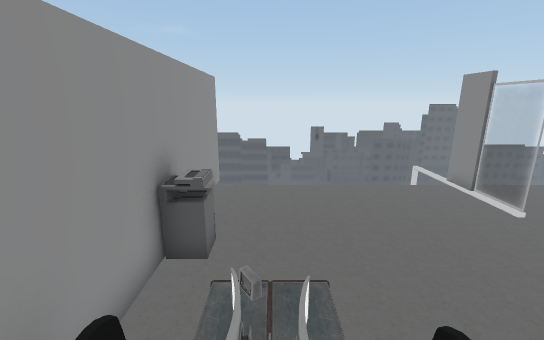
[1] (above)

12 first-person views from a walk through a 3-D level made in the Unity game engine. The camera is 1.5 m above the floor, tilts 14° down and sees 90° across. The floor is counted in squares, 0.5 m on a side. Each view is taken from the middle of a square. On the plan, view 1 faces up. The plan holds only what a view shows up to about 20 squares ahead; the rest is blank. The place goes on beyond the plan. Some surface patterns are stand-ins.

[2]
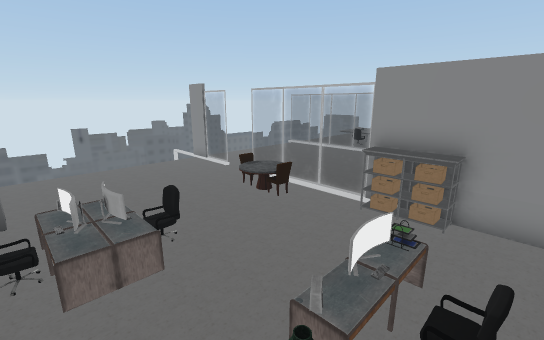

[3]
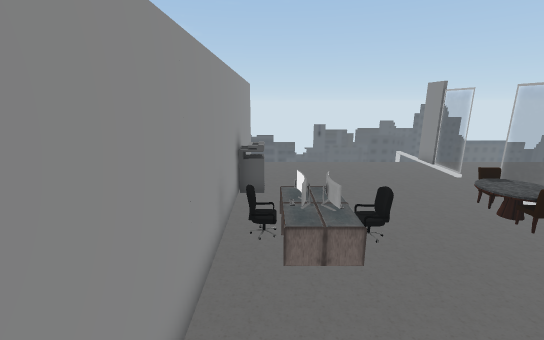

[4]
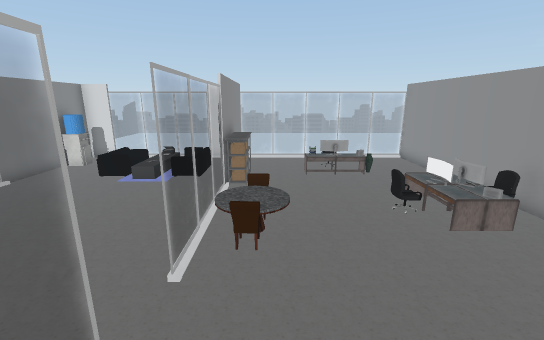

[5]
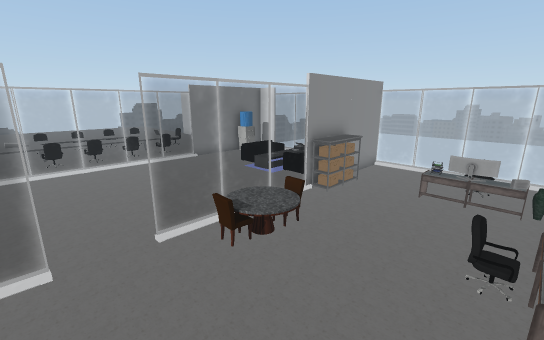

[6]
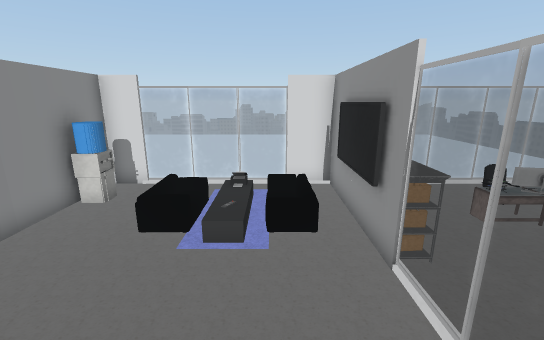

[7]
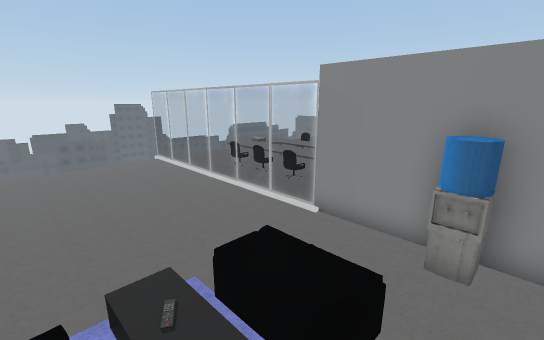

[8]
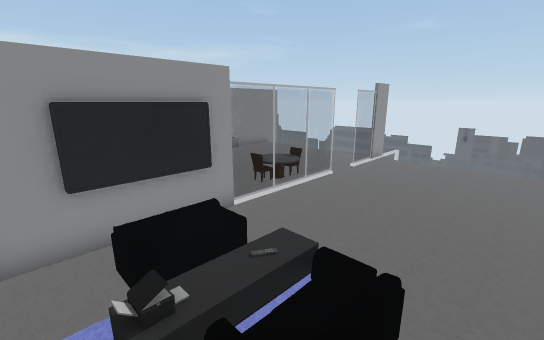

[9]
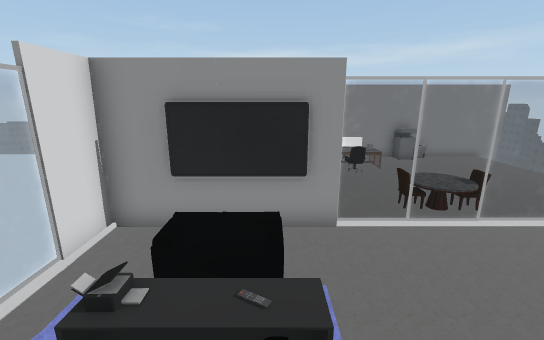

[10]
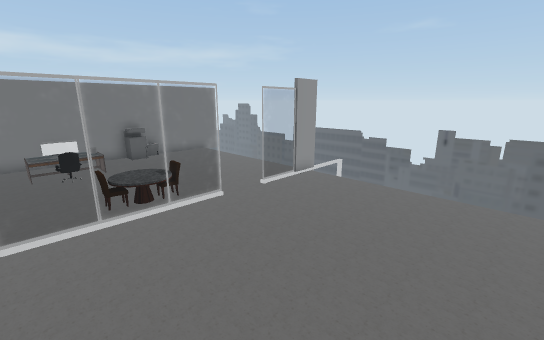

[11]
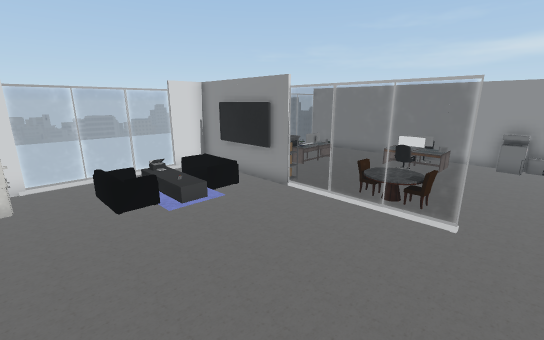

[12]
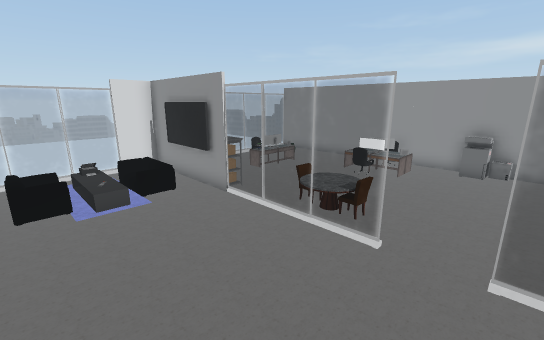

### Floor plan
Key: @ floor where view 1 was taken; # wall or solid block; . main floor; : floor 0.25 m higher than the main floor; + floor 0.5 m higher than the main floor; / step, stairs or slope; = window, fence, low wall or low ledge; ^ raised ledge; P printer; C chair; O other object.
Columns run from 2 left of view 1 to 17 right of it. Each row starts with its distance up from view 1.
 10 #        #       #
  9 #........#.......=.
  8 #........=.......=.
  7 #........=.......=.
  6 #................=.C
  5 #P.......=.......=.C
  4 #........=.......=.C
  3 #//....OO=.......=.
  2 #//:C....=.......=.C
  1 #.+......=.......=.
  0 #.@..... =.......=.O
 -1 #.......^#.......#.
 -2 #.......^#++:++..#
 -3 #.......^#/:::+..#
 -4 #...O....#/.+... #
 -5 #........#......##
 -6 #========##=====##

Where each view was taken, in squares from view 1:
view 1: 0 up, 0 right, facing up
view 2: 4 down, 1 left, facing up-right
view 3: 4 down, 1 left, facing up
view 4: 9 up, 5 right, facing down
view 5: 7 up, 1 right, facing down-right
view 6: 4 up, 9 right, facing down
view 7: 5 down, 9 right, facing up-right
view 8: 5 down, 13 right, facing up-left
view 9: 2 down, 13 right, facing left
view 10: 0 up, 14 right, facing up-left
view 11: 6 up, 14 right, facing down-left
view 12: 7 up, 12 right, facing down-left
